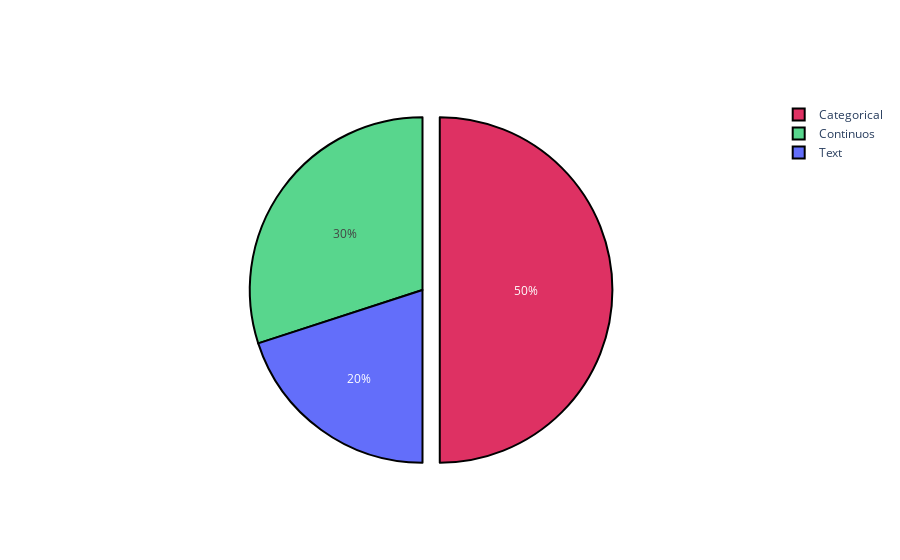

Write notebook code for a chart like this one.
### Code cell
print(f'\033[94m Total Number of Features : {len(Features)}')
print(f'\033[94m Number of categorical features : {len(cat_features)}')
print(f'\033[94m Number of continuos featuers : {len(cont_features)}')
print(f'\033[94m Number of text features {len(text_features)}')

labels=['Categorical','Continuos','Text']
values=[len(cat_features), len(cont_features), len(text_features)]
colors=['#DE3163','#58D68D']

fig=go.Figure(data=[go.Pie(labels=labels, values=values, pull=[0.1, 0, 0],
                          marker=dict(colors=colors,
                                     line=dict(color='#000000',
                                              width=2)))])

fig.show()

### Figure 1 — Plotly figure (JSON) as saved in the notebook; plotly's stock layout.template omitted (floating-point values rounded to 4 significant figures)
{"data": [{"labels": ["Categorical", "Continuos", "Text"], "marker": {"colors": ["#DE3163", "#58D68D"], "line": {"color": "#000000", "width": 2}}, "pull": [0.1, 0, 0], "type": "pie", "values": [5, 3, 2]}], "layout": {}}
